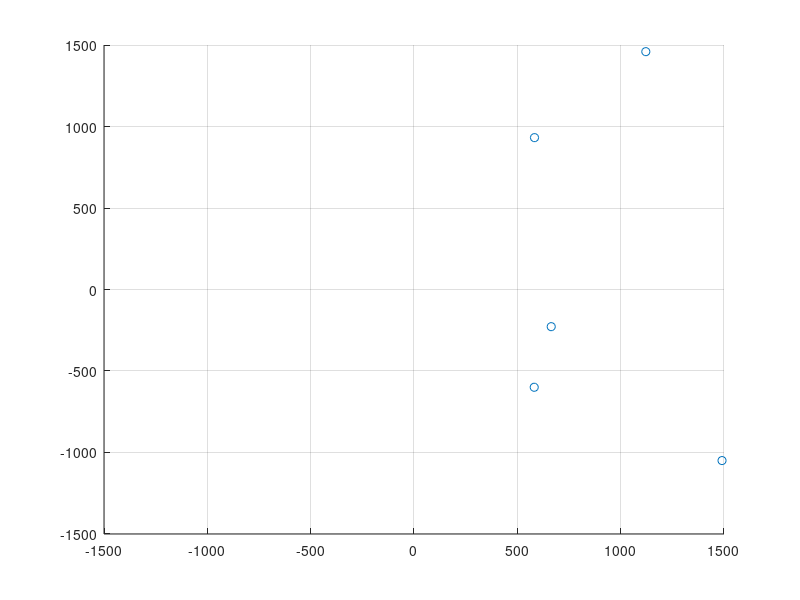

The MATLAB script that drew this image: (Note: this script raises an error after producing the figure.)
clear all
close all
clc
Area_X=1500;
Area_Y=1500;
figure('Position',[10 10 1200 1000])
axis([-(Area_X+1) (Area_X+1) -(Area_Y+1) (Area_Y+1)])
grid on

%% destination
% destination=[100; 900];
% destination=[900 -900 -900 900; 900 900 900 -900];
destination=2000*(rand(2,5)-rand(2,5));
% destination=[500+900*cos(pi/2:-pi/3:-pi/2); -500+900*sin(pi/2:-pi/3:-pi/2)];
goal_order=1;
goal_number=size(destination,2);

hold on 
scatter(destination(1,:),destination(2,:),'rx')
hold off

%% command initialize
max_robot_speed=30; % unit: cm
time_step=0.05;
max_steps=3000;
robot_V_cmd=zeros(3,max_steps);

v_theta_cmd=zeros(4,max_steps);
xy_cmd=zeros(4,max_steps);
v_theta_act=zeros(4,max_steps);
xy_act=zeros(4,max_steps);
robot1_state=zeros(3,max_steps);

% for pid
angular_error=zeros(1,max_steps);
previous_error=0;
error_diff=zeros(1,max_steps);
sum_error=zeros(1,max_steps);

%% senerial
robot1=rectangular_GBM([0; 0; 0],100,50,58,[0.15 0.7 0.3]);

ii=0;
while ii<max_steps
    ii=ii+1;
    % construct velocity cmd
    destination_vector=(destination(:,goal_order)-robot1.center_position);
    theta=robot1.GBM_pos(3);
    best_unit=[cos(theta) sin(theta); -sin(theta) cos(theta)]*destination_vector/(dot(destination_vector,destination_vector))^0.5;
    angular_error(ii)=atan2(robot1.local_motion(2),robot1.local_motion(1));
    % angular_error(ii)=-rem(robot1.GBM_pos(3),pi)+atan2(destination_vector(2),destination_vector(1));
    % angular_error(ii)=0.01*robot1.local_motion(2);
    error_diff(ii)=(angular_error(ii)-previous_error)/time_step;
    previous_error=angular_error(ii);
    if ii==1
        sum_error(ii)=angular_error(ii)*time_step;
    else
        sum_error(ii)=sum_error(ii-1)+angular_error(ii)*time_step;
    end
    kp=0.2;
    kd=0.0;
    ki=0.0;
    % kp=0.05;
    % kd=0.0;
    % ki=0.0;
    % kp=0.2;
    % kd=4.0;
    % ki=0.00;
    angular_cmd=kp*angular_error(ii)+kd*error_diff(ii)+ki*sum_error(ii);
    
    robot_V_cmd(1,ii)=max_robot_speed*best_unit(1);
    robot_V_cmd(2,ii)=max_robot_speed*best_unit(2);
    robot_V_cmd(3,ii)=angular_cmd;

    % move the robot
    [v_theta_cmd(:,ii),xy_cmd(:,ii)]=robot1.inverse_kinematics(robot_V_cmd(:,ii));
    [robot1,xy_act(:,ii),v_theta_act(:,ii)]=robot1.actuate(v_theta_cmd(:,ii),xy_cmd(:,ii));
    new_pos=robot1.update_position(time_step);
    robot1=robot1.move_GBM(new_pos,[robot1.theta_f; robot1.theta_r]);
    robot1_state(:,ii)=robot1.local_motion;

    % detect collision

    % visualize
    pause(0.01)
    if rem(ii,40)==0
        hold on
        scatter(robot1.center_position(1),robot1.center_position(2),'g.')
        hold off
    end
    
    % detect goal
    if ((robot1.center_position(1)-destination(1,goal_order))^2+(robot1.center_position(2)-destination(2,goal_order))^2)<=1
        goal_order=goal_order+1;
        if goal_order>goal_number
            break
        end
    end
end

%% romove zero elements
t_max=max_steps*time_step;
for ii=1:max_steps
    if robot_V_cmd(1,ii)==0 && robot_V_cmd(2,ii)==0 && robot_V_cmd(3,ii)==0
        robot_V_cmd(:,ii:end)=[];
        v_theta_cmd(:,ii:end)=[];
        xy_cmd(:,ii:end)=[];
        v_theta_act(:,ii:end)=[];
        xy_act(:,ii:end)=[];
        angular_error(:,ii:end)=[];
        error_diff(:,ii:end)=[];
        sum_error(:,ii:end)=[];
        robot1_state(:,ii:end)=[];
        t_max=(ii-1)*time_step;
        break
    end
end

%% plot data
t=time_step:time_step:t_max;
figure(2)
h1=plot(t,robot_V_cmd(1,:),'m',t,robot_V_cmd(2,:),'c',t,robot_V_cmd(3,:),'k');
set(h1,'LineStyle','-.','LineWidth',2);
hold on
h2=plot(t,robot1_state(1,:),'r',t,robot1_state(2,:),'b',t,robot1_state(3,:),'g');
set(h2,'LineStyle','-','LineWidth',1);
hold off
legend('cmd V_x','cmd V_y','cmd w','act _V_x','act V_y','act w')
title("robot1 V vector")

figure(3)
hold on
g1=plot(t,v_theta_cmd(1,:),'Color',"#77AC30","LineStyle","-.","LineWidth",2);
g2=plot(t,v_theta_cmd(3,:),"Color","#7E2F8E","LineStyle","-.","LineWidth",2);
g3=plot(t,v_theta_act(1,:),"Color","#00FF00","LineStyle",'-','LineWidth',1);
g4=plot(t,v_theta_act(3,:),"Color","#FF00FF","LineStyle",'-','LineWidth',1);
hold off
legend('cmd v_f','cmd v_r','act v_f','act v_r')
title("robot1 wheel speeds")

figure(4)
hold on
g5=plot(t,v_theta_cmd(2,:),'Color',"#00FFFF","LineStyle","-.","LineWidth",2);
g6=plot(t,v_theta_cmd(4,:),"Color","#D95319","LineStyle","-.","LineWidth",2);
g7=plot(t,v_theta_act(2,:),"Color","#0000FF","LineStyle",'-','LineWidth',1);
g8=plot(t,v_theta_act(4,:),"Color","#FF0000","LineStyle",'-','LineWidth',1);
hold off
legend({'cmd $\theta_f$','cmd $\theta_r$','act $\theta_f$','act $\theta_r$'},"Interpreter","latex")
title("robot1 wheel steering")

figure(5)
grid on
hold on
%　plot(t,v_theta_cmd(3,:),"Color",'g','LineStyle','-.','LineWidth',2)
plot(t,angular_error,"Color",'b','LineStyle','-','LineWidth',1)
hold off
% legend('cmd','error')
title("control out/in")
